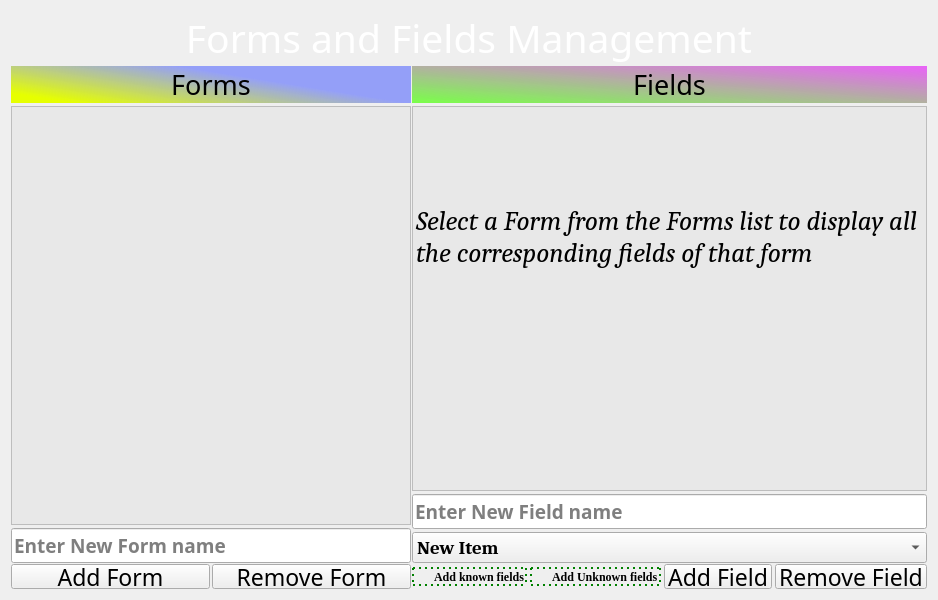
             <widget class="QWidget" name="formsandfieldsgridwidget" native="true">
              <property name="minimumSize">
               <size>
                <width>0</width>
                <height>600</height>
               </size>
              </property>
              <property name="styleSheet">
               <string notr="true">#formsandfieldsgridwidget
{
	background-color:transparent;
}</string>
              </property>
              <layout class="QGridLayout" name="gridLayout_12">
               <property name="spacing">
                <number>1</number>
               </property>
               <item row="3" column="2">
                <layout class="QHBoxLayout" name="horizontalLayout_16">
                 <property name="spacing">
                  <number>3</number>
                 </property>
                 <item>
                  <widget class="QRadioButton" name="settings_fieldsknownRadioButton">
                   <property name="font">
                    <font>
                     <family>Georgia</family>
                     <pointsize>9</pointsize>
                     <weight>75</weight>
                     <bold>true</bold>
                    </font>
                   </property>
                   <property name="styleSheet">
                    <string notr="true">background-color:transparent;
color:black;
border:2px dotted green;</string>
                   </property>
                   <property name="text">
                    <string>Add known fields</string>
                   </property>
                   <property name="checkable">
                    <bool>true</bool>
                   </property>
                   <property name="checked">
                    <bool>false</bool>
                   </property>
                  </widget>
                 </item>
                 <item>
                  <widget class="QRadioButton" name="settings_fieldsunknownRadioButton">
                   <property name="font">
                    <font>
                     <family>Georgia</family>
                     <pointsize>9</pointsize>
                     <weight>75</weight>
                     <bold>true</bold>
                    </font>
                   </property>
                   <property name="styleSheet">
                    <string notr="true">background-color:transparent;
color:black;
border:2px dotted green;</string>
                   </property>
                   <property name="text">
                    <string>Add Unknown fields</string>
                   </property>
                   <property name="checkable">
                    <bool>true</bool>
                   </property>
                   <property name="checked">
                    <bool>false</bool>
                   </property>
                  </widget>
                 </item>
                 <item>
                  <widget class="QPushButton" name="settings_addfieldPushButton">
                   <property name="minimumSize">
                    <size>
                     <width>0</width>
                     <height>0</height>
                    </size>
                   </property>
                   <property name="maximumSize">
                    <size>
                     <width>16777215</width>
                     <height>25</height>
                    </size>
                   </property>
                   <property name="font">
                    <font>
                     <family>Longdon Decorative</family>
                     <pointsize>17</pointsize>
                     <weight>50</weight>
                     <bold>false</bold>
                    </font>
                   </property>
                   <property name="styleSheet">
                    <string notr="true"/>
                   </property>
                   <property name="text">
                    <string>Add Field</string>
                   </property>
                  </widget>
                 </item>
                 <item>
                  <widget class="QPushButton" name="settings_removefieldPushButton">
                   <property name="maximumSize">
                    <size>
                     <width>16777215</width>
                     <height>25</height>
                    </size>
                   </property>
                   <property name="font">
                    <font>
                     <family>Longdon Decorative</family>
                     <pointsize>17</pointsize>
                     <weight>50</weight>
                     <bold>false</bold>
                    </font>
                   </property>
                   <property name="styleSheet">
                    <string notr="true"/>
                   </property>
                   <property name="text">
                    <string>Remove Field</string>
                   </property>
                  </widget>
                 </item>
                </layout>
               </item>
               <item row="0" column="1" colspan="2">
                <widget class="QLabel" name="formsandfieldsLabel">
                 <property name="minimumSize">
                  <size>
                   <width>400</width>
                   <height>50</height>
                  </size>
                 </property>
                 <property name="font">
                  <font>
                   <family>Longdon Decorative</family>
                   <pointsize>29</pointsize>
                   <weight>50</weight>
                   <bold>false</bold>
                   <stylestrategy>PreferAntialias</stylestrategy>
                  </font>
                 </property>
                 <property name="styleSheet">
                  <string notr="true">border-image:url(:/icons/graywood.png);
color:white;
border-radius:3px;
</string>
                 </property>
                 <property name="text">
                  <string>Forms and Fields Management</string>
                 </property>
                 <property name="alignment">
                  <set>Qt::AlignCenter</set>
                 </property>
                </widget>
               </item>
               <item row="1" column="1">
                <layout class="QVBoxLayout" name="verticalLayout_6" stretch="0,1,0">
                 <property name="spacing">
                  <number>3</number>
                 </property>
                 <item>
                  <widget class="QLabel" name="settings_formsLabel">
                   <property name="font">
                    <font>
                     <family>Algerian</family>
                     <pointsize>20</pointsize>
                     <weight>50</weight>
                     <bold>false</bold>
                    </font>
                   </property>
                   <property name="styleSheet">
                    <string notr="true">#settings_formsLabel
{
background-color:qlineargradient(spread:pad, x1:0.012, y1:0.755818, x2:0.641818, y2:0.392, stop:0 rgba(230, 255, 0, 255), stop:1 rgba(85, 104, 255, 150));
}

#settings_formsLabel:hover
{
	background-color:qlineargradient(spread:pad, x1:1, y1:0, x2:0, y2:1, stop:0 rgba(229, 0, 254, 255), stop:1 rgba(122, 255, 73, 255));
}</string>
                   </property>
                   <property name="text">
                    <string>Forms</string>
                   </property>
                   <property name="alignment">
                    <set>Qt::AlignCenter</set>
                   </property>
                  </widget>
                 </item>
                 <item>
                  <widget class="QListWidget" name="settings_formsListWidget">
                   <property name="minimumSize">
                    <size>
                     <width>400</width>
                     <height>300</height>
                    </size>
                   </property>
                   <property name="maximumSize">
                    <size>
                     <width>475</width>
                     <height>16777215</height>
                    </size>
                   </property>
                   <property name="styleSheet">
                    <string notr="true">background-color:rgba(229, 229, 229,200);</string>
                   </property>
                   <property name="frameShape">
                    <enum>QFrame::StyledPanel</enum>
                   </property>
                   <property name="wordWrap">
                    <bool>true</bool>
                   </property>
                  </widget>
                 </item>
                 <item>
                  <layout class="QHBoxLayout" name="horizontalLayout_11">
                   <item>
                    <widget class="QLineEdit" name="settings_addformLineEdit">
                     <property name="font">
                      <font>
                       <family>InaiMathi</family>
                       <pointsize>14</pointsize>
                       <weight>75</weight>
                       <bold>true</bold>
                      </font>
                     </property>
                     <property name="text">
                      <string/>
                     </property>
                     <property name="placeholderText">
                      <string>Enter New Form name</string>
                     </property>
                    </widget>
                   </item>
                  </layout>
                 </item>
                </layout>
               </item>
               <item row="1" column="2">
                <layout class="QVBoxLayout" name="verticalLayout_7">
                 <property name="spacing">
                  <number>3</number>
                 </property>
                 <property name="sizeConstraint">
                  <enum>QLayout::SetDefaultConstraint</enum>
                 </property>
                 <item>
                  <widget class="QLabel" name="settings_fieldsLabel">
                   <property name="font">
                    <font>
                     <family>Algerian</family>
                     <pointsize>20</pointsize>
                     <weight>50</weight>
                     <bold>false</bold>
                    </font>
                   </property>
                   <property name="styleSheet">
                    <string notr="true">#settings_fieldsLabel 
{
background-color:qlineargradient(spread:pad, x1:1, y1:0, x2:0, y2:1, stop:0 rgba(229, 0, 254, 150), stop:1 rgba(122, 255, 73, 255));
}

#settings_fieldsLabel:hover
{
	background-color:qlineargradient(spread:pad, x1:0, y1:0, x2:1, y2:1, stop:0 rgba(0, 169, 203, 252), stop:1 rgba(255, 77, 127, 248))
}</string>
                   </property>
                   <property name="text">
                    <string>Fields</string>
                   </property>
                   <property name="alignment">
                    <set>Qt::AlignCenter</set>
                   </property>
                  </widget>
                 </item>
                 <item>
                  <widget class="QListWidget" name="settings_fieldsListWidget">
                   <property name="minimumSize">
                    <size>
                     <width>400</width>
                     <height>0</height>
                    </size>
                   </property>
                   <property name="styleSheet">
                    <string notr="true">background-color:rgba(229, 229, 229,200);</string>
                   </property>
                   <property name="autoScroll">
                    <bool>false</bool>
                   </property>
                   <property name="dragDropMode">
                    <enum>QAbstractItemView::NoDragDrop</enum>
                   </property>
                   <property name="defaultDropAction">
                    <enum>Qt::MoveAction</enum>
                   </property>
                   <property name="movement">
                    <enum>QListView::Static</enum>
                   </property>
                   <property name="spacing">
                    <number>1</number>
                   </property>
                   <property name="wordWrap">
                    <bool>true</bool>
                   </property>
                   <item>
                    <property name="text">
                     <string/>
                    </property>
                    <property name="font">
                     <font>
                      <pointsize>65</pointsize>
                     </font>
                    </property>
                    <property name="flags">
                     <set>NoItemFlags</set>
                    </property>
                   </item>
                   <item>
                    <property name="text">
                     <string>Select a Form from the Forms list to display all the corresponding fields of that form</string>
                    </property>
                    <property name="toolTip">
                     <string>Select a Form</string>
                    </property>
                    <property name="font">
                     <font>
                      <family>Cambria</family>
                      <pointsize>20</pointsize>
                      <weight>50</weight>
                      <italic>true</italic>
                      <bold>false</bold>
                      <stylestrategy>PreferAntialias</stylestrategy>
                     </font>
                    </property>
                    <property name="textAlignment">
                     <set>AlignLeft|AlignBottom</set>
                    </property>
                    <property name="flags">
                     <set>ItemIsEnabled</set>
                    </property>
                   </item>
                  </widget>
                 </item>
                 <item>
                  <widget class="QLineEdit" name="settings_addfieldLineEdit">
                   <property name="font">
                    <font>
                     <family>InaiMathi</family>
                     <pointsize>14</pointsize>
                     <weight>75</weight>
                     <bold>true</bold>
                    </font>
                   </property>
                   <property name="text">
                    <string/>
                   </property>
                   <property name="placeholderText">
                    <string>Enter New Field name</string>
                   </property>
                  </widget>
                 </item>
                 <item>
                  <layout class="QHBoxLayout" name="horizontalLayout_15">
                   <item>
                    <widget class="QComboBox" name="settings_fieldsComboBox">
                     <property name="sizePolicy">
                      <sizepolicy hsizetype="Expanding" vsizetype="Fixed">
                       <horstretch>0</horstretch>
                       <verstretch>0</verstretch>
                      </sizepolicy>
                     </property>
                     <property name="font">
                      <font>
                       <family>Caladea</family>
                       <pointsize>14</pointsize>
                       <weight>75</weight>
                       <bold>true</bold>
                      </font>
                     </property>
                     <property name="maxVisibleItems">
                      <number>20</number>
                     </property>
                     <item>
                      <property name="text">
                       <string>New Item</string>
                      </property>
                     </item>
                     <item>
                      <property name="text">
                       <string>New Item</string>
                      </property>
                     </item>
                     <item>
                      <property name="text">
                       <string>New Item</string>
                      </property>
                     </item>
                     <item>
                      <property name="text">
                       <string>New Item</string>
                      </property>
                     </item>
                     <item>
                      <property name="text">
                       <string>New Item</string>
                      </property>
                     </item>
                     <item>
                      <property name="text">
                       <string>New Item</string>
                      </property>
                     </item>
                     <item>
                      <property name="text">
                       <string>New Item</string>
                      </property>
                     </item>
                    </widget>
                   </item>
                  </layout>
                 </item>
                </layout>
               </item>
               <item row="3" column="1">
                <layout class="QHBoxLayout" name="horizontalLayout_17">
                 <property name="spacing">
                  <number>2</number>
                 </property>
                 <item>
                  <widget class="QPushButton" name="settings_addformPushButton">
                   <property name="maximumSize">
                    <size>
                     <width>16777215</width>
                     <height>25</height>
                    </size>
                   </property>
                   <property name="font">
                    <font>
                     <family>Longdon Decorative</family>
                     <pointsize>17</pointsize>
                     <weight>50</weight>
                     <bold>false</bold>
                    </font>
                   </property>
                   <property name="styleSheet">
                    <string notr="true"/>
                   </property>
                   <property name="text">
                    <string>Add Form</string>
                   </property>
                  </widget>
                 </item>
                 <item>
                  <widget class="QPushButton" name="settings_removeformPushButton">
                   <property name="maximumSize">
                    <size>
                     <width>16777215</width>
                     <height>25</height>
                    </size>
                   </property>
                   <property name="font">
                    <font>
                     <family>Longdon Decorative</family>
                     <pointsize>17</pointsize>
                     <weight>50</weight>
                     <bold>false</bold>
                    </font>
                   </property>
                   <property name="styleSheet">
                    <string notr="true"/>
                   </property>
                   <property name="text">
                    <string>Remove Form</string>
                   </property>
                  </widget>
                 </item>
                </layout>
               </item>
              </layout>
             </widget>
